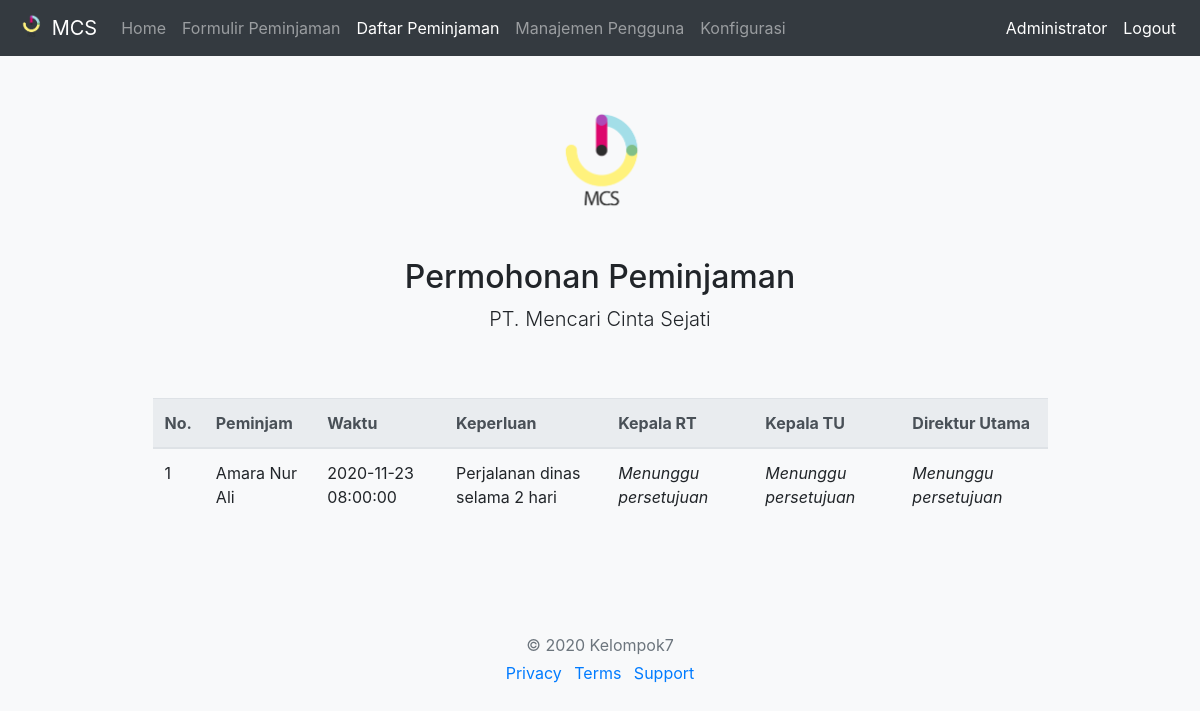
Screenshot of /pages/daftar_peminjaman.php (signed in) with the database file from the repository.
### tables this page shows
CREATE TABLE `peminjaman` (
  `id` int(11) NOT NULL,
  `id_user` int(11) NOT NULL,
  `id_jenis_keperluan` int(11) NOT NULL,
  `supir` varchar(100) NOT NULL,
  `durasi` int(11) DEFAULT NULL,
  `satuan_durasi` int(11) DEFAULT NULL,
  `waktu_pinjam` datetime DEFAULT NULL,
  `keperluan` varchar(255) NOT NULL,
  `created_at` datetime NOT NULL,
  `is_approve_rt` int(11) DEFAULT NULL,
  `is_approve_tu` int(11) DEFAULT NULL,
  `is_approve_dir` int(11) DEFAULT NULL
);

### functions.php (called while the page is built, shortened)
<?php
require 'config/db.php';
function query ($query){
	global $conn;
	$result = mysqli_query ($conn, $query);
	$rows=[];
	while ($row = mysqli_fetch_assoc($result)) {
		$rows[] = $row;
	}
	return $rows;
}
?>

### pages/daftar_peminjaman.php (the view, shortened to what this page needs)
 <?php require 'parts/header.php'; ?>
 <?php require 'parts/menu.php'; ?>
  <?php
   $level = $_SESSION['level'];
    $id_user = $_SESSION["id_user"];
   if($level=="supir"){
     $peminjaman = query("SELECT * FROM peminjaman WHERE id_user=$id_user");
   } else{
     $peminjaman = query("SELECT * FROM peminjaman");
   }
   ?>
  <div class="container">
    <div class="py-5 text-center">
      <img class="d-block mx-auto mb-4" src="img/mcs.png" alt="" width="130" height="130">
      <h2>Permohonan Peminjaman</h2>
      <p class="lead">PT. Mencari Cinta Sejati</p>
    </div>
  </div>
  <div class="container">
    <div class="col-lg-10 col-md-10 col-sm-10 mx-auto">
      <div class="table-responsive">
      <table class="table">
        <thead class="thead-light">
          <tr>
            <th scope="col">No.</th>
            <th scope="col">Peminjam</th>
            <th scope="col">Waktu</th>
            <th scope="col">Keperluan</th>
            <th scope="col">Kepala RT</th>
            <th scope="col">Kepala TU</th>
            <th scope="col">Direktur Utama</th>
          </tr>
        </thead>
        <tbody>
          <?php $i=1; ?>
          <?php foreach ($peminjaman as $row) :?>
          <tr>
            <td><?php echo $i;  ?></td>
            <td><?php echo $row["supir"];  ?></td>
            <td><?php echo $row["waktu_pinjam"]; ?></td>
            <td><?php echo $row["keperluan"];  ?></td>
            <td>
              <?php if($row["is_approve_rt"] == '0'){
                echo '<span class="badge badge-danger">Ditolak</span>';
                } else if ($row["is_approve_rt"] == '1'){
                echo '<span class="badge badge-success">Disetujui</span>';
                } else{
                    echo "<i>Menunggu persetujuan</i>";
                }?>
            </td>
            <td>
              <?php if($row["is_approve_tu"] == '0'){
                echo '<span class="badge badge-danger">Ditolak</span>';
                } else if ($row["is_approve_tu"] == '1'){
                echo '<span class="badge badge-success">Disetujui</span>';
                } else{
                    echo "<i>Menunggu persetujuan</i>";
                }?>
            </td>
            <td>
              <?php if($row["is_approve_dir"] == '0'){
                echo '<span class="badge badge-danger">Ditolak</span>';
                } else if ($row["is_approve_dir"] == '1'){
                echo '<span class="badge badge-success">Disetujui</span>';
                } else{
                    echo "<i>Menunggu persetujuan</i>";
                }?>
            </td>
          </tr>
          <?php $i++; ?>
          <?php endforeach; ?>
        </tbody>
      </table>
    </div>
    </div>
  </div>
<?php  require 'parts/footer.php' ?>

### rows the page displays
peminjaman: supir "Amara Nur Ali", waktu_pinjam "2020-11-23 08:00:00", keperluan "Perjalanan dinas selama 2 hari", shows "Menunggu persetujuan"

### other values shown
$_SESSION["nama"] "Administrator"
